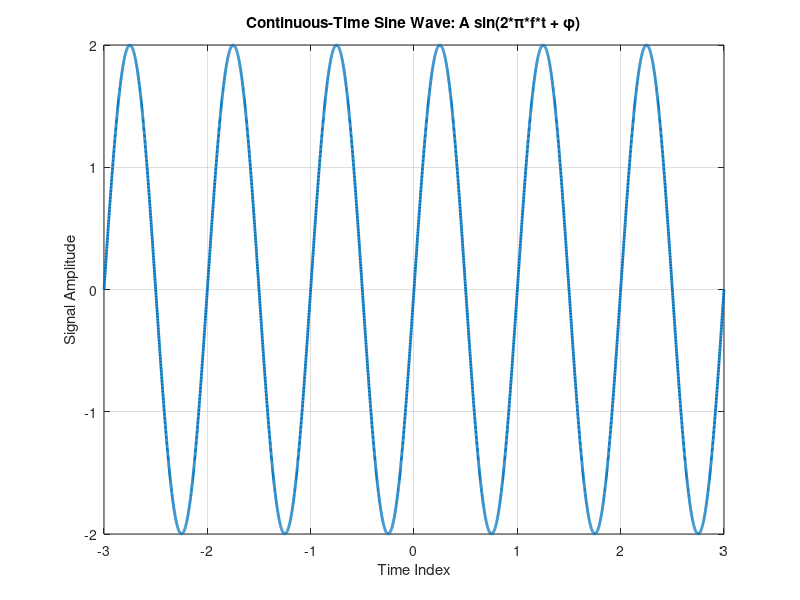

This figure's MATLAB source:
clc;
clear all;
close all;
fs=1000;
t=-3:1/fs:3;
A=2;
phase=0;
f=1;
x=A * sin(2*pi*f*t + phase);
plot(t,x, 'linewidth', 2)
title('Continuous-Time Sine Wave: A sin(2*\pi*f*t + \phi)')
xlabel('Time Index')
ylabel('Signal Amplitude')
axis([t(1) t(end) -A A])
grid
